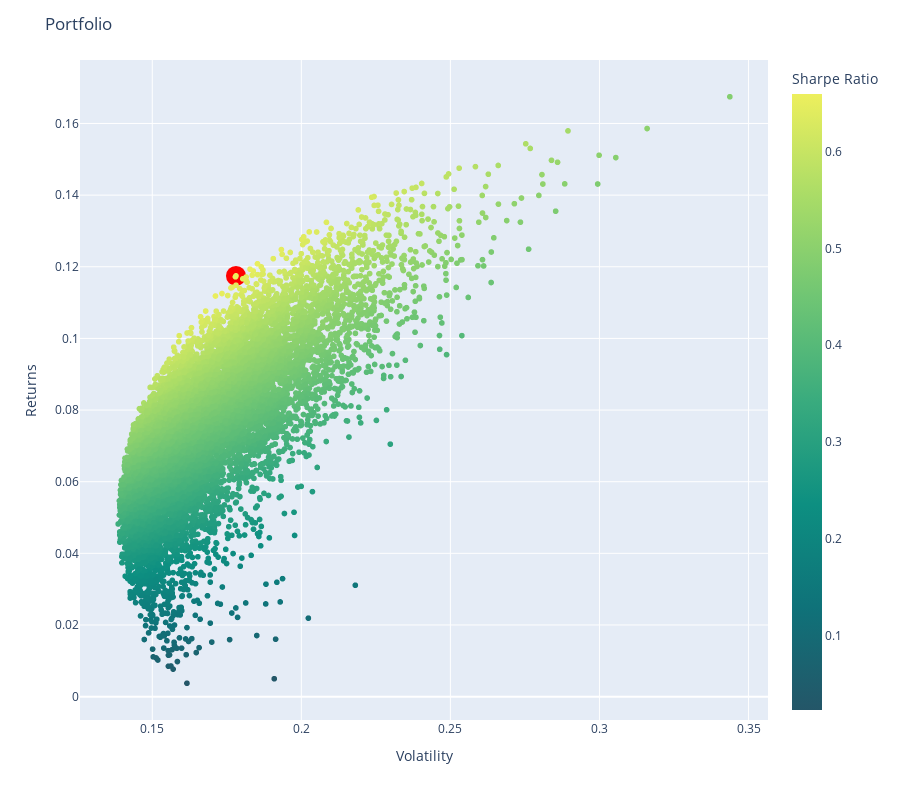

The notebook cell saved with this chart:
### Code cell
fig = px.scatter(
    df, 
    x="Volatility", 
    y="Returns",  
    size_max=60,
    color="Sharpe Ratio",
    color_continuous_scale = 'aggrnyl',
    
)
fig.add_scatter(
    x=sharpe_portfolio['Volatility'], 
    y=sharpe_portfolio['Returns'],
    mode="markers",
    marker={'size': 20,'color': "red",},
    showlegend=False
)
fig.update_traces(textposition='top center')

fig.update_layout(
    height=800,
    title_text='Portfolio'
)

fig.show()

### Figure 1 — Plotly figure (JSON) as saved in the notebook; plotly's stock layout.template omitted (floating-point values rounded to 4 significant figures; data arrays with more than 128 entries replaced by an {"elided": "..."} marker saying what was removed)
{"data": [{"hovertemplate": "Volatility=%{x}<br>Returns=%{y}<br>Sharpe Ratio=%{marker.color}<extra></extra>", "legendgroup": "", "marker": {"color": {"elided": "10000 float values"}, "coloraxis": "coloraxis", "symbol": "circle"}, "mode": "markers", "name": "", "showlegend": false, "textposition": "top center", "type": "scattergl", "x": {"elided": "10000 float values"}, "xaxis": "x", "y": {"elided": "10000 float values"}, "yaxis": "y"}, {"marker": {"color": "red", "size": 20}, "mode": "markers", "showlegend": false, "textposition": "top center", "type": "scatter", "x": [0.1781], "y": [0.1175]}], "layout": {"coloraxis": {"colorbar": {"title": {"text": "Sharpe Ratio"}}, "colorscale": [[0, "rgb(36, 86, 104)"], [0.1667, "rgb(15, 114, 121)"], [0.3333, "rgb(13, 143, 129)"], [0.5, "rgb(57, 171, 126)"], [0.6667, "rgb(110, 197, 116)"], [0.8333, "rgb(169, 220, 103)"], [1, "rgb(237, 239, 93)"]]}, "height": 800, "legend": {"tracegroupgap": 0}, "margin": {"t": 60}, "title": {"text": "Portfolio"}, "xaxis": {"anchor": "y", "domain": [0, 1], "title": {"text": "Volatility"}}, "yaxis": {"anchor": "x", "domain": [0, 1], "title": {"text": "Returns"}}}}
